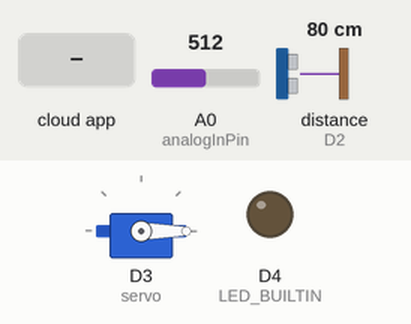
Simulated run of this sketch. Board: ESP8266 (NodeMCU). Shown: servo, output pins drawn as LEDs (lit = HIGH, except the on-board LED, lit = LOW). The inputs (shaded band) are chosen by the test bench; at power-on: A0 (analogInPin) = 512, distance to the obstacle (sensor on D2) 80 cm. The echo pulse lasts 58.3 µs per cm; WiFi joins after 1.5 s; servers stay silent unless stated; network time is answered at once with the bench clock; the local clock reads 2024-03-15 10:24:30 at power-on unless the sketch sets it; the Firebase database answers and starts empty; pins used as bus, display or sensor lines are not drawn; what the sketch prints to the serial monitor is not drawn.

Above: at 2.8 s.
2.9 s: the phone or cloud app sets feednow to 1
At 5.0 s:
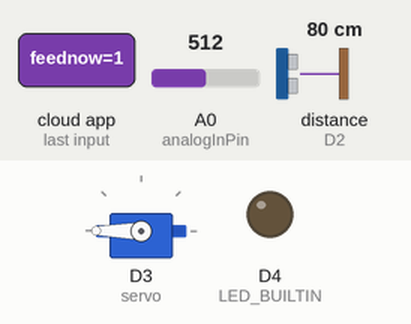
7.6 s: the phone or cloud app sets feednow to 0
At 8.7 s:
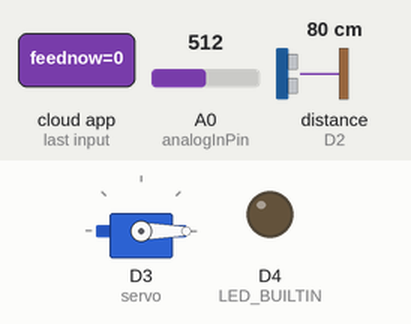
Timing chart, 0 to 10.6 s (numbered marks = the images above; inputs shaded):
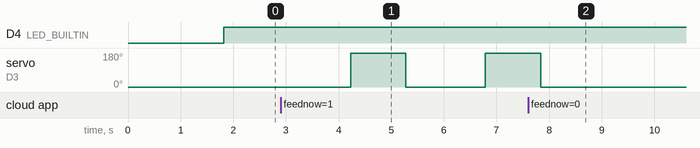

Measured:
- after the input at 2.9 s, servo on D3 (servo): 0° → 180° after 1.3 s, → 0° 1.1 s later, → 180° 1.5 s later
- after the input at 7.6 s, servo on D3 (servo): goes on until 7.8 s, then stays 0°

The sketch:

AFFv2incompletv3.ino
```cpp
#include "FirebaseESP8266.h"
#include <ESP8266WiFi.h>
#include <NTPClient.h>
#include <WiFiUdp.h>
#include <Servo.h>

Servo servo;

#define FIREBASE_HOST "frenzy-ecfc7-default-rtdb.firebaseio.com"
#define FIREBASE_AUTH "NvEgms7TtDDn0cliU7HsbktRPngvZd8yBFglhj6x"
#define WIFI_SSID "5"
#define WIFI_PASSWORD "150169226"

WiFiUDP ntpUDP;

NTPClient timeClient(ntpUDP, "asia.pool.ntp.org",28800);

const int trigPin = D1;  //D4
const int echoPin = D2;  //D3

long duration;
int distance;

int analogInPin  = A0;
int sensorValue;
float voltage;
float bat_percentage;

FirebaseData timer,feed, fbdo;
String timerPath;
String schedule;
String spin;
String schedules[]={"00:00","00:00","00:00"} ;
int spins[]{0,0,0};

String currentTime;

int i,feednow=0;

void setup()
{
  servo.attach(D3, 500, 2400);
  servo.write(0);
  timeClient.begin();
  pinMode(trigPin, OUTPUT);
  pinMode(echoPin, INPUT);
  pinMode(LED_BUILTIN, OUTPUT);

  Serial.begin(9600);
  WiFi.begin(WIFI_SSID, WIFI_PASSWORD);
  Serial.print("Connecting to a");

  while (WiFi.status() != WL_CONNECTED)
  {
    Serial.print(".");
    delay(200);
  }

  Serial.println();
  Serial.print("connected: ");
  Serial.println(WiFi.localIP());

  Firebase.begin(FIREBASE_HOST, FIREBASE_AUTH);
  Firebase.reconnectWiFi(true);
  digitalWrite(LED_BUILTIN, LOW);
}

void loop() {
  readbattery();
  timeClient.update();
  digitalWrite(LED_BUILTIN, HIGH);
  int hours = timeClient.getHours();
  int minutes = timeClient.getMinutes();
  //get time and hours`


  currentTime = (hours < 10 ? "0" : "") + String(hours) + ":" + (minutes < 10 ? "0" : "") + String(minutes);

  Firebase.getInt(feed,"feednow");
  feednow = feed.to<int>();

  if (feednow==1) // Direct Feeding
  {
      servo.write(0); // rotate clockwise
      delay(900); // allow to rotate for n micro seconds, you can change this to your need
      servo.write(180); // stop rotation
      feednow = 0;
      Firebase.setInt(feed, "/feednow",feednow);
      Serial.println("Fed");
      delay(900);
      servo.write(0); // stop rotation
      recentfeed();
      ultrasonic();

  }

else
 { // Scheduling feed
    if(Firebase.get(fbdo,"/AFFV2"))
    {
      // check if there is the diredtory path in the firebase.
      if(fbdo.dataType()=="null")
      {
        Serial.println("Database does not Exist:");
      }
      else
      {
        Serial.println("Database does Exist:");
        for (int i = 0; i < 3; i++)
        {
          //time update in reaktime comminication
          timeClient.update();
          currentTime = (hours < 10 ? "0" : "") + String(hours) + ":" + (minutes < 10 ? "0" : "") + String(minutes);
          timerPath = "/AFFV2/timers/timer" + String(i);

          // Retrieve schedule value
          Firebase.getString(fbdo, timerPath + "/schedule");
          schedule = fbdo.to<String>();
          schedules[i] = schedule;

          // Retrieve spin value
          Firebase.getInt(fbdo, timerPath + "/spin");
          spin = fbdo.to<String>();
          spins[i] = spin.toInt();

          if(schedules[i] == currentTime)
            {
            int spininput=0;

            Serial.println("Schedule:" +schedules[i] );
            spininput=i;
              for(int j = 0; j< spins[spininput] ; j++)
              {
                servo.write(0); // rotate clockwise
                delay(900); // allow to rotate for n micro seconds, you can change this to your need
                servo.write(180); // stop rotation
                Serial.println("Feeding");
                delay(900);
              }
            Serial.println("Delay1 minute");
            //delay 1 minute
            recentfeed();
            ultrasonic();
            delay(60000);
            }
        }
      }
    fbdo.clear();
    // Removes the the object inside fbdo
    }
    timeClient.update();
       //prints the time before looping again
 }

}


void ultrasonic(){
FirebaseData firebaseDataUltrasonic;

digitalWrite(trigPin, LOW);
delayMicroseconds(2);

// Sets the trigPin on HIGH state for 10 micro seconds
digitalWrite(trigPin, HIGH);
delayMicroseconds(10);

digitalWrite(trigPin, LOW);

// Reads the echoPin, returns the sound wave travel time in microseconds
duration = pulseIn(echoPin, HIGH);

// Calculating the distance
distance= duration*0.034/2;
// Prints the distance on the Serial Monitor
Serial.print("Distance: ");
Serial.println(distance);

Firebase.setInt(firebaseDataUltrasonic, "/distance", distance);
}


void recentfeed(){
timeClient.update();
int hours = timeClient.getHours();
int minutes = timeClient.getMinutes();
FirebaseData firebaserecentfeed;
currentTime = (hours < 10 ? "0" : "") + String(hours) + ":" + (minutes < 10 ? "0" : "") + String(minutes);
Serial.println("RecentFeed : " + currentTime);
Firebase.setString(firebaserecentfeed, "/recentfeed", currentTime);
}


void readbattery(){
 FirebaseData readbat;
 sensorValue = analogRead(analogInPin);
  voltage = (((sensorValue * 3.3) / 1024) * 2 );
  bat_percentage = mapfloat(voltage, 2.8, 4.2, 0, 100);

  if (bat_percentage >= 100)
  {
    bat_percentage = 100;
  }
  if (bat_percentage <= 0)
  {
    bat_percentage = 1;
  }

  Serial.print("Analog Value = ");
  Serial.print(sensorValue);
  Serial.print("\t Output Voltage = ");
  Serial.print(voltage);
  Serial.print("\t Battery Percentage = ");
  Serial.println(bat_percentage);
  String batPercentageStr = String(bat_percentage);
  Firebase.setString(readbat,"/battery", batPercentageStr);
}

float mapfloat(float x, float in_min, float in_max, float out_min, float out_max)
{
  return (x - in_min) * (out_max - out_min) / (in_max - in_min) + out_min;
}
```
